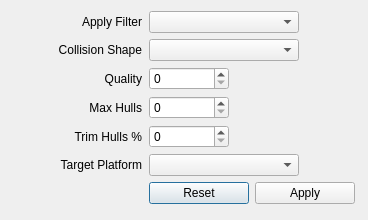
<?xml version="1.0" encoding="UTF-8"?>
<ui version="4.0">
 <class>CollisionToolsDlg</class>
 <widget class="QDialog" name="CollisionToolsDlg">
  <property name="geometry">
   <rect>
    <x>0</x>
    <y>0</y>
    <width>368</width>
    <height>220</height>
   </rect>
  </property>
  <property name="windowTitle">
   <string>Dialog</string>
  </property>
  <layout class="QGridLayout" name="gridLayout">
   <item row="1" column="1">
    <widget class="QComboBox" name="comboBoxCollisionShape">
     <property name="minimumSize">
      <size>
       <width>150</width>
       <height>0</height>
      </size>
     </property>
     <property name="maximumSize">
      <size>
       <width>150</width>
       <height>16777215</height>
      </size>
     </property>
    </widget>
   </item>
   <item row="1" column="0">
    <widget class="QLabel" name="labelCollisionShape">
     <property name="sizePolicy">
      <sizepolicy hsizetype="Fixed" vsizetype="Preferred">
       <horstretch>0</horstretch>
       <verstretch>0</verstretch>
      </sizepolicy>
     </property>
     <property name="minimumSize">
      <size>
       <width>130</width>
       <height>0</height>
      </size>
     </property>
     <property name="maximumSize">
      <size>
       <width>130</width>
       <height>16777215</height>
      </size>
     </property>
     <property name="text">
      <string>Collision Shape</string>
     </property>
     <property name="alignment">
      <set>Qt::AlignRight|Qt::AlignTrailing|Qt::AlignVCenter</set>
     </property>
    </widget>
   </item>
   <item row="2" column="1">
    <widget class="QSpinBox" name="spinBoxQuality">
     <property name="minimumSize">
      <size>
       <width>80</width>
       <height>0</height>
      </size>
     </property>
     <property name="maximumSize">
      <size>
       <width>80</width>
       <height>16777215</height>
      </size>
     </property>
    </widget>
   </item>
   <item row="2" column="0">
    <widget class="QLabel" name="labelQuality">
     <property name="sizePolicy">
      <sizepolicy hsizetype="Fixed" vsizetype="Preferred">
       <horstretch>0</horstretch>
       <verstretch>0</verstretch>
      </sizepolicy>
     </property>
     <property name="minimumSize">
      <size>
       <width>130</width>
       <height>0</height>
      </size>
     </property>
     <property name="maximumSize">
      <size>
       <width>130</width>
       <height>16777215</height>
      </size>
     </property>
     <property name="text">
      <string>Quality</string>
     </property>
     <property name="alignment">
      <set>Qt::AlignRight|Qt::AlignTrailing|Qt::AlignVCenter</set>
     </property>
    </widget>
   </item>
   <item row="0" column="0">
    <widget class="QLabel" name="labelApplyFilter">
     <property name="sizePolicy">
      <sizepolicy hsizetype="Fixed" vsizetype="Preferred">
       <horstretch>0</horstretch>
       <verstretch>0</verstretch>
      </sizepolicy>
     </property>
     <property name="minimumSize">
      <size>
       <width>130</width>
       <height>0</height>
      </size>
     </property>
     <property name="maximumSize">
      <size>
       <width>130</width>
       <height>16777215</height>
      </size>
     </property>
     <property name="text">
      <string>Apply Filter</string>
     </property>
     <property name="alignment">
      <set>Qt::AlignRight|Qt::AlignTrailing|Qt::AlignVCenter</set>
     </property>
    </widget>
   </item>
   <item row="0" column="1">
    <widget class="QComboBox" name="comboBoxApplyFilter">
     <property name="minimumSize">
      <size>
       <width>150</width>
       <height>0</height>
      </size>
     </property>
     <property name="maximumSize">
      <size>
       <width>150</width>
       <height>16777215</height>
      </size>
     </property>
    </widget>
   </item>
   <item row="5" column="1">
    <widget class="QComboBox" name="comboBoxTargetPlatform">
     <property name="minimumSize">
      <size>
       <width>150</width>
       <height>0</height>
      </size>
     </property>
     <property name="maximumSize">
      <size>
       <width>150</width>
       <height>16777215</height>
      </size>
     </property>
    </widget>
   </item>
   <item row="5" column="0">
    <widget class="QLabel" name="labelTargetPlatform">
     <property name="sizePolicy">
      <sizepolicy hsizetype="Fixed" vsizetype="Preferred">
       <horstretch>0</horstretch>
       <verstretch>0</verstretch>
      </sizepolicy>
     </property>
     <property name="minimumSize">
      <size>
       <width>130</width>
       <height>0</height>
      </size>
     </property>
     <property name="maximumSize">
      <size>
       <width>130</width>
       <height>16777215</height>
      </size>
     </property>
     <property name="text">
      <string>Target Platform</string>
     </property>
     <property name="alignment">
      <set>Qt::AlignRight|Qt::AlignTrailing|Qt::AlignVCenter</set>
     </property>
    </widget>
   </item>
   <item row="3" column="1">
    <widget class="QSpinBox" name="spinBoxMaxHulls">
     <property name="minimumSize">
      <size>
       <width>80</width>
       <height>0</height>
      </size>
     </property>
     <property name="maximumSize">
      <size>
       <width>80</width>
       <height>16777215</height>
      </size>
     </property>
    </widget>
   </item>
   <item row="3" column="0">
    <widget class="QLabel" name="labelMaxHulls">
     <property name="sizePolicy">
      <sizepolicy hsizetype="Fixed" vsizetype="Preferred">
       <horstretch>0</horstretch>
       <verstretch>0</verstretch>
      </sizepolicy>
     </property>
     <property name="minimumSize">
      <size>
       <width>130</width>
       <height>0</height>
      </size>
     </property>
     <property name="maximumSize">
      <size>
       <width>130</width>
       <height>16777215</height>
      </size>
     </property>
     <property name="text">
      <string>Max Hulls</string>
     </property>
     <property name="alignment">
      <set>Qt::AlignRight|Qt::AlignTrailing|Qt::AlignVCenter</set>
     </property>
    </widget>
   </item>
   <item row="4" column="0">
    <widget class="QLabel" name="labelTrimHulls">
     <property name="sizePolicy">
      <sizepolicy hsizetype="Fixed" vsizetype="Preferred">
       <horstretch>0</horstretch>
       <verstretch>0</verstretch>
      </sizepolicy>
     </property>
     <property name="minimumSize">
      <size>
       <width>130</width>
       <height>0</height>
      </size>
     </property>
     <property name="maximumSize">
      <size>
       <width>130</width>
       <height>16777215</height>
      </size>
     </property>
     <property name="text">
      <string>Trim Hulls %</string>
     </property>
     <property name="alignment">
      <set>Qt::AlignRight|Qt::AlignTrailing|Qt::AlignVCenter</set>
     </property>
    </widget>
   </item>
   <item row="4" column="1">
    <widget class="QSpinBox" name="spinBoxTrimHulls">
     <property name="minimumSize">
      <size>
       <width>80</width>
       <height>0</height>
      </size>
     </property>
     <property name="maximumSize">
      <size>
       <width>80</width>
       <height>16777215</height>
      </size>
     </property>
    </widget>
   </item>
   <item row="6" column="1">
    <layout class="QHBoxLayout" name="horizontalLayout">
     <item>
      <widget class="QPushButton" name="btnReset">
       <property name="minimumSize">
        <size>
         <width>100</width>
         <height>0</height>
        </size>
       </property>
       <property name="maximumSize">
        <size>
         <width>100</width>
         <height>16777215</height>
        </size>
       </property>
       <property name="text">
        <string>Reset</string>
       </property>
      </widget>
     </item>
     <item>
      <widget class="QPushButton" name="btnApply">
       <property name="minimumSize">
        <size>
         <width>100</width>
         <height>0</height>
        </size>
       </property>
       <property name="maximumSize">
        <size>
         <width>100</width>
         <height>16777215</height>
        </size>
       </property>
       <property name="text">
        <string>Apply</string>
       </property>
      </widget>
     </item>
    </layout>
   </item>
  </layout>
 </widget>
 <tabstops>
  <tabstop>comboBoxApplyFilter</tabstop>
  <tabstop>comboBoxCollisionShape</tabstop>
  <tabstop>spinBoxQuality</tabstop>
  <tabstop>spinBoxMaxHulls</tabstop>
  <tabstop>spinBoxTrimHulls</tabstop>
  <tabstop>comboBoxTargetPlatform</tabstop>
  <tabstop>btnReset</tabstop>
  <tabstop>btnApply</tabstop>
 </tabstops>
 <resources/>
 <connections/>
</ui>
